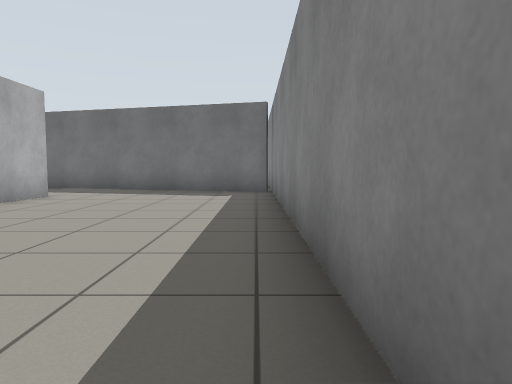
View 1 (above)

24 first-person views from a walk through a world built for the Gazebo simulator. The camera is 0.72 m above the floor, tilts 4° down and sees 70° across. The floor is counted in squares, 1 m on a side. Each view is taken from the middle of a square. On the plan, view 1 faces up. The plan holds only what a view shows up to about 11 squares ahead; the rest is blank. The place goes on beyond the plan.

View 2
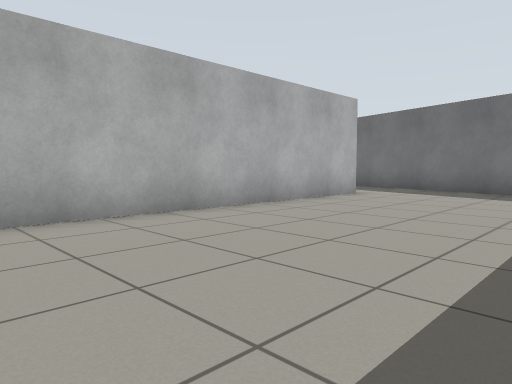

View 3
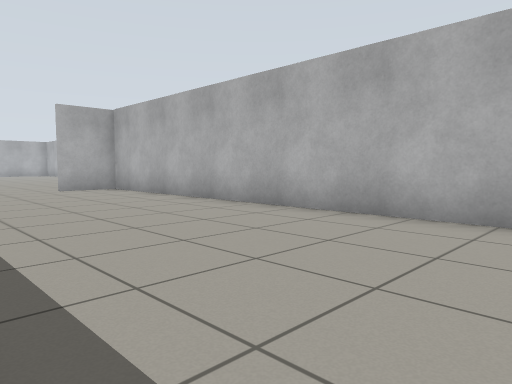

View 4
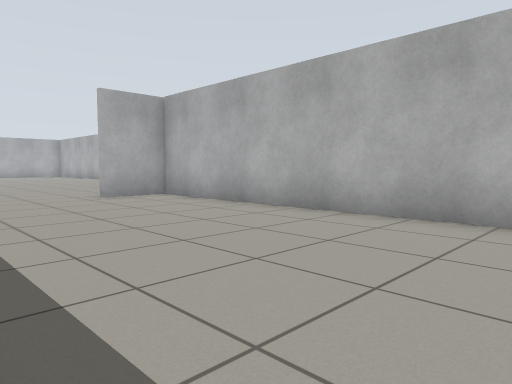

View 5
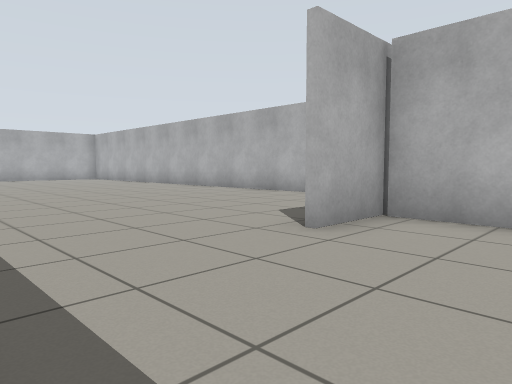

View 6
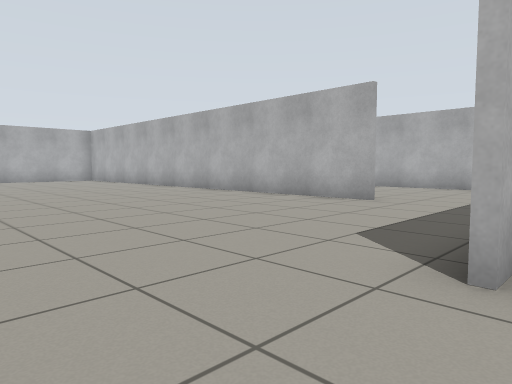

View 7
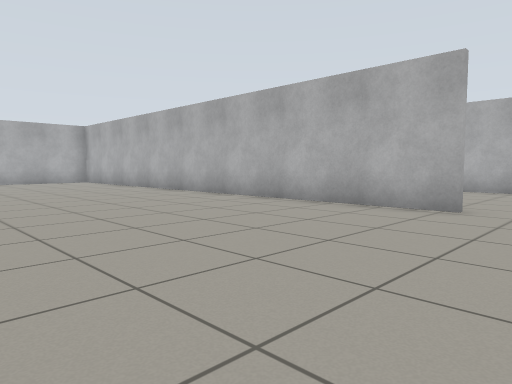

View 8
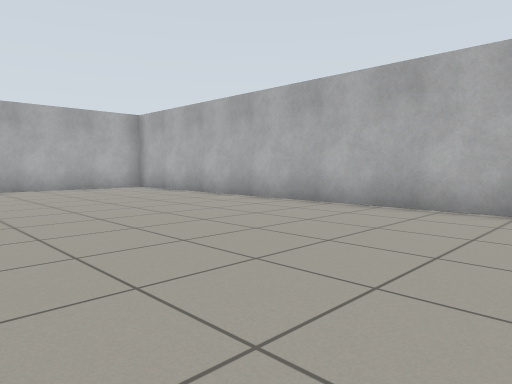

View 9
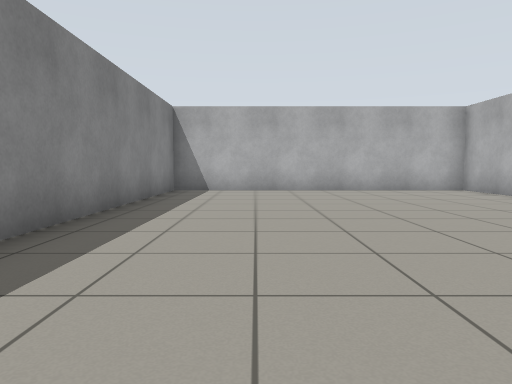

View 10
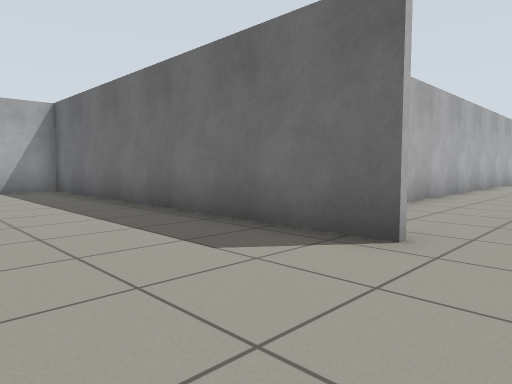

View 11
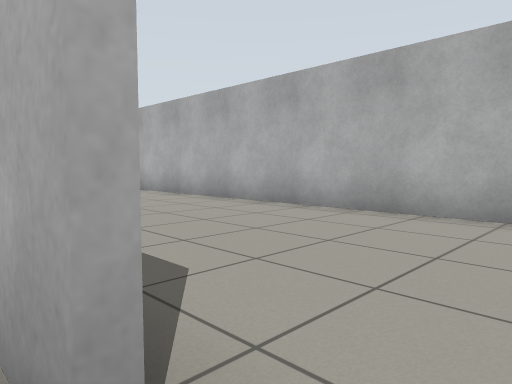

View 12
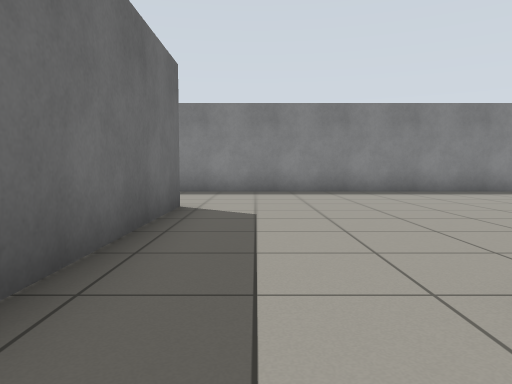

View 13
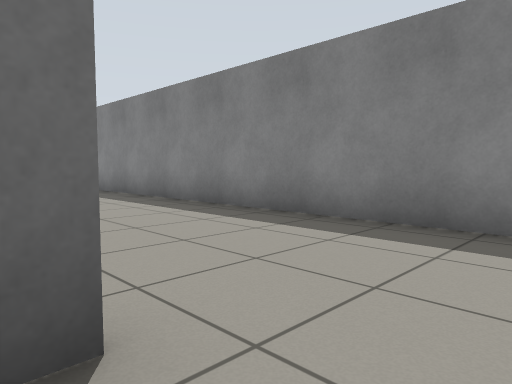

View 14
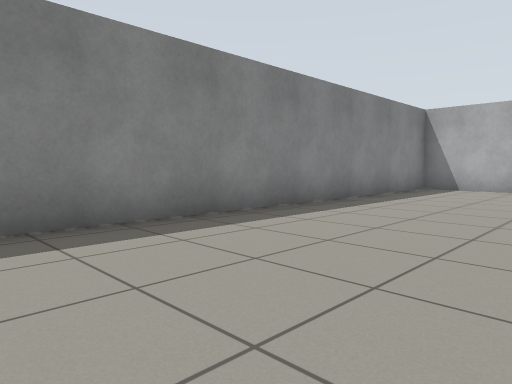

View 15
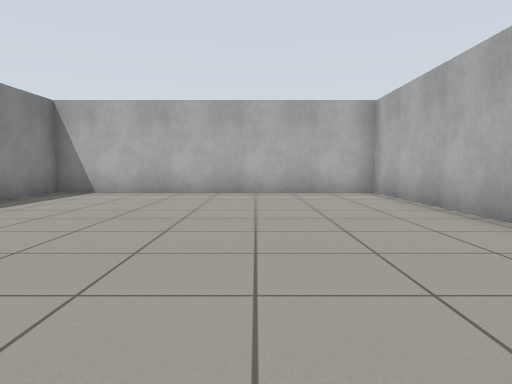

View 16
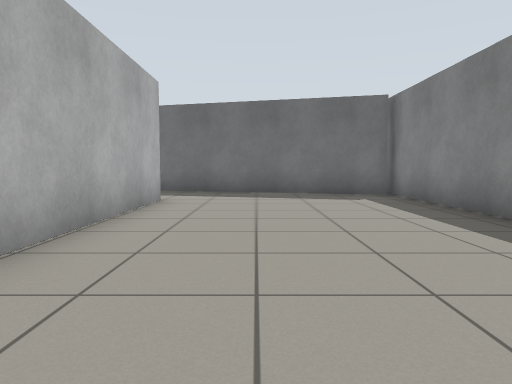

View 17
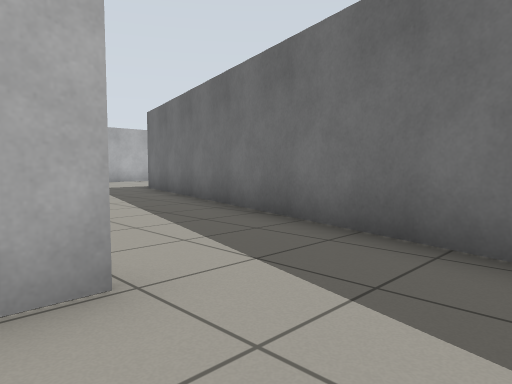

View 18
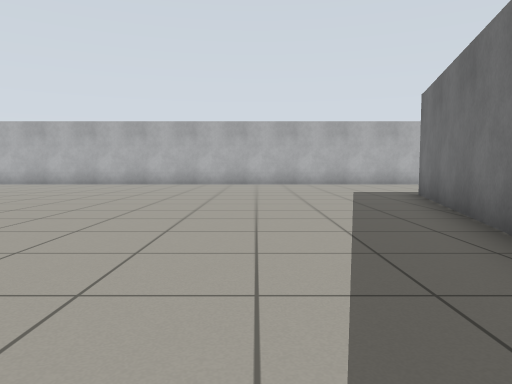

View 19
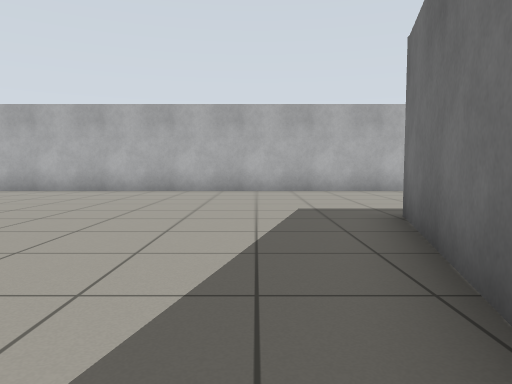

View 20
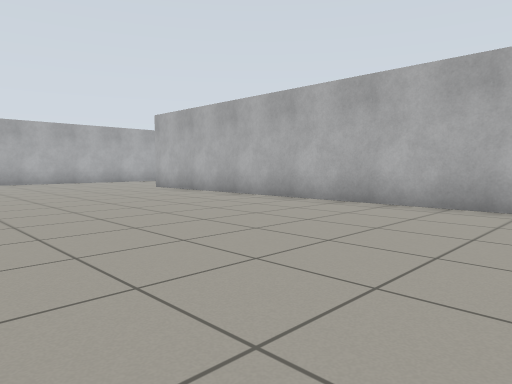

View 21
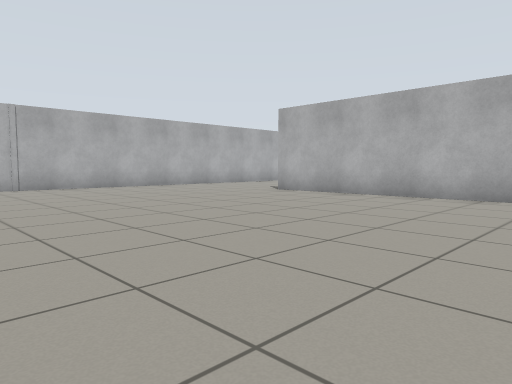

View 22
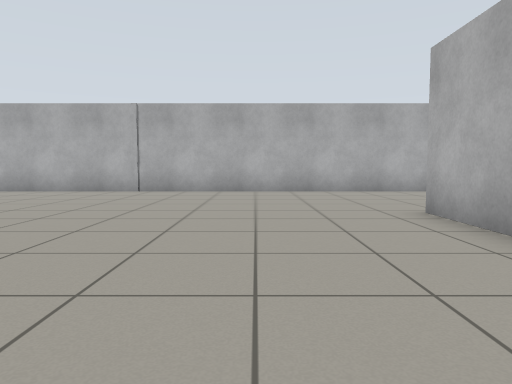

View 23
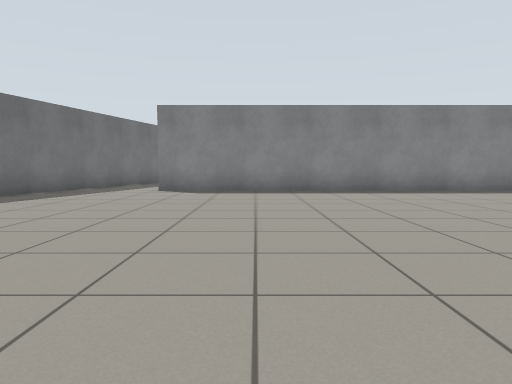

View 24
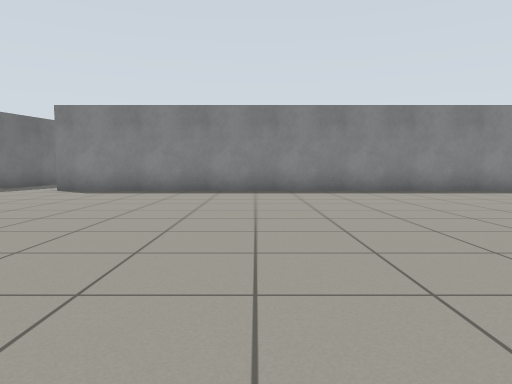

### Floor plan
Points are (right, up) in squares from view 1. A wall is a line through its corners. A room is listed if a view was taken in it or the views show most of it. See-through windows are left out.
Room 1 (views 1, 2, 3, 4, 5, 6, 7, 8, 9, 10, 13, 14, 15, 16, 17)
walls: (-3.4, -7.6) (-7.6, -7.6); (-5.4, -7.5) (-3.4, -7.5); (-8.2, -10.8) (-8.2, -26) (0.5, -26) (0.5, 10.9); (-5.1, 9) (-5.1, -7.4); (0.4, 10.2) (-3.2, 11.2)
ways out: opening at (-8, -9.5) to room 2; opening at (-4, 9.5) to room 3
Room 2 (views 11, 12)
walls: (-13.5, -10.9) (-13.5, -20.3); (-7.6, -7.6) (-13.5, -7.6) (-13.5, -9)
ways out: opening at (-8, -9.5) to room 1
Room 3 (views 18, 19, 20, 21, 22, 23, 24)
walls: (-19.6, 16.4) (-19.6, -2.8); (-22, -7.5) (-9.6, -7.5); (-3.2, 11.2) (-14.2, 14.1); (-5.2, -4.6) (-5.2, 8.9)
ways out: opening at (-4, 9.5) to room 1

Where each view was taken, in squares from view 1:
view 1: 0 up, 0 right, facing up
view 2: 0 up, 0 right, facing up-left
view 3: 4 up, 0 right, facing down-left
view 4: 1 up, 0 right, facing down-left
view 5: 5 down, 0 right, facing down-left
view 6: 7 down, 1 left, facing down-left
view 7: 9 down, 2 left, facing down-left
view 8: 14 down, 2 left, facing down-left
view 9: 15 down, 2 left, facing down
view 10: 11 down, 2 left, facing up-left
view 11: 10 down, 8 left, facing down-left
view 12: 9 down, 10 left, facing right
view 13: 9 down, 4 left, facing up-right
view 14: 14 down, 4 left, facing down-right
view 15: 16 down, 5 left, facing down
view 16: 1 up, 3 left, facing up
view 17: 8 up, 3 left, facing up-left
view 18: 10 up, 5 left, facing left
view 19: 12 up, 9 left, facing left
view 20: 9 up, 13 left, facing down-left
view 21: 5 up, 11 left, facing down-left
view 22: 3 up, 17 left, facing down
view 23: 6 up, 16 left, facing right
view 24: 3 up, 16 left, facing right
